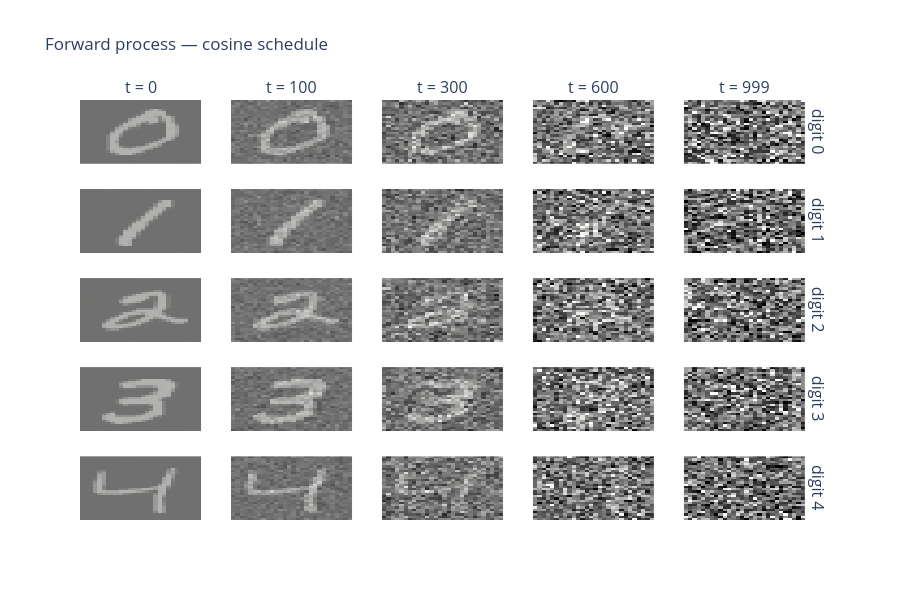

The notebook cell this image was saved under:
### Markdown cell above
---
## 4 — Visualising the forward process

### Code cell
timesteps = [0, 100, 300, 600, 999]
digits = list(range(5))

key = jr.PRNGKey(42)
fig = make_subplots(
    rows=len(digits),
    cols=len(timesteps),
    column_titles=[f"t = {t}" for t in timesteps],
    row_titles=[f"digit {d}" for d in digits],
)
for row, d in enumerate(digits, start=1):
    img = images[int(jnp.argmax(labels == d))]
    for col, t in enumerate(timesteps, start=1):
        key, subkey = jr.split(key)
        xt = q_sample(img, t, jr.normal(subkey, shape=img.shape), cos["alphas_bar"])
        fig.add_trace(
            go.Heatmap(
                z=np.array(xt), colorscale="gray", showscale=False, zmin=-2, zmax=2
            ),
            row=row,
            col=col,
        )
fig.update_xaxes(showticklabels=False)
fig.update_yaxes(showticklabels=False, autorange="reversed")
fig.update_layout(title="Forward process — cosine schedule", height=600)
fig.show()

### Figure 1 — Plotly figure (JSON) as saved in the notebook; plotly's stock layout.template omitted (floating-point values rounded to 4 significant figures; data arrays with more than 128 entries replaced by an {"elided": "..."} marker saying what was removed)
{"data": [{"colorscale": [[0, "rgb(0, 0, 0)"], [0.09091, "rgb(16, 16, 16)"], [0.1818, "rgb(38, 38, 38)"], [0.2727, "rgb(59, 59, 59)"], [0.3636, "rgb(81, 80, 80)"], [0.4545, "rgb(102, 101, 101)"], [0.5455, "rgb(124, 123, 122)"], [0.6364, "rgb(146, 146, 145)"], [0.7273, "rgb(171, 171, 170)"], [0.8182, "rgb(197, 197, 195)"], [0.9091, "rgb(224, 224, 223)"], [1, "rgb(254, 254, 253)"]], "showscale": false, "type": "heatmap", "xaxis": "x", "yaxis": "y", "z": {"elided": "28x28 float values"}, "zmax": 2, "zmin": -2}, {"colorscale": [[0, "rgb(0, 0, 0)"], [0.09091, "rgb(16, 16, 16)"], [0.1818, "rgb(38, 38, 38)"], [0.2727, "rgb(59, 59, 59)"], [0.3636, "rgb(81, 80, 80)"], [0.4545, "rgb(102, 101, 101)"], [0.5455, "rgb(124, 123, 122)"], [0.6364, "rgb(146, 146, 145)"], [0.7273, "rgb(171, 171, 170)"], [0.8182, "rgb(197, 197, 195)"], [0.9091, "rgb(224, 224, 223)"], [1, "rgb(254, 254, 253)"]], "showscale": false, "type": "heatmap", "xaxis": "x2", "yaxis": "y2", "z": {"elided": "28x28 float values"}, "zmax": 2, "zmin": -2}, {"colorscale": [[0, "rgb(0, 0, 0)"], [0.09091, "rgb(16, 16, 16)"], [0.1818, "rgb(38, 38, 38)"], [0.2727, "rgb(59, 59, 59)"], [0.3636, "rgb(81, 80, 80)"], [0.4545, "rgb(102, 101, 101)"], [0.5455, "rgb(124, 123, 122)"], [0.6364, "rgb(146, 146, 145)"], [0.7273, "rgb(171, 171, 170)"], [0.8182, "rgb(197, 197, 195)"], [0.9091, "rgb(224, 224, 223)"], [1, "rgb(254, 254, 253)"]], "showscale": false, "type": "heatmap", "xaxis": "x3", "yaxis": "y3", "z": {"elided": "28x28 float values"}, "zmax": 2, "zmin": -2}, {"colorscale": [[0, "rgb(0, 0, 0)"], [0.09091, "rgb(16, 16, 16)"], [0.1818, "rgb(38, 38, 38)"], [0.2727, "rgb(59, 59, 59)"], [0.3636, "rgb(81, 80, 80)"], [0.4545, "rgb(102, 101, 101)"], [0.5455, "rgb(124, 123, 122)"], [0.6364, "rgb(146, 146, 145)"], [0.7273, "rgb(171, 171, 170)"], [0.8182, "rgb(197, 197, 195)"], [0.9091, "rgb(224, 224, 223)"], [1, "rgb(254, 254, 253)"]], "showscale": false, "type": "heatmap", "xaxis": "x4", "yaxis": "y4", "z": {"elided": "28x28 float values"}, "zmax": 2, "zmin": -2}, {"colorscale": [[0, "rgb(0, 0, 0)"], [0.09091, "rgb(16, 16, 16)"], [0.1818, "rgb(38, 38, 38)"], [0.2727, "rgb(59, 59, 59)"], [0.3636, "rgb(81, 80, 80)"], [0.4545, "rgb(102, 101, 101)"], [0.5455, "rgb(124, 123, 122)"], [0.6364, "rgb(146, 146, 145)"], [0.7273, "rgb(171, 171, 170)"], [0.8182, "rgb(197, 197, 195)"], [0.9091, "rgb(224, 224, 223)"], [1, "rgb(254, 254, 253)"]], "showscale": false, "type": "heatmap", "xaxis": "x5", "yaxis": "y5", "z": {"elided": "28x28 float values"}, "zmax": 2, "zmin": -2}, {"colorscale": [[0, "rgb(0, 0, 0)"], [0.09091, "rgb(16, 16, 16)"], [0.1818, "rgb(38, 38, 38)"], [0.2727, "rgb(59, 59, 59)"], [0.3636, "rgb(81, 80, 80)"], [0.4545, "rgb(102, 101, 101)"], [0.5455, "rgb(124, 123, 122)"], [0.6364, "rgb(146, 146, 145)"], [0.7273, "rgb(171, 171, 170)"], [0.8182, "rgb(197, 197, 195)"], [0.9091, "rgb(224, 224, 223)"], [1, "rgb(254, 254, 253)"]], "showscale": false, "type": "heatmap", "xaxis": "x6", "yaxis": "y6", "z": {"elided": "28x28 float values"}, "zmax": 2, "zmin": -2}, {"colorscale": [[0, "rgb(0, 0, 0)"], [0.09091, "rgb(16, 16, 16)"], [0.1818, "rgb(38, 38, 38)"], [0.2727, "rgb(59, 59, 59)"], [0.3636, "rgb(81, 80, 80)"], [0.4545, "rgb(102, 101, 101)"], [0.5455, "rgb(124, 123, 122)"], [0.6364, "rgb(146, 146, 145)"], [0.7273, "rgb(171, 171, 170)"], [0.8182, "rgb(197, 197, 195)"], [0.9091, "rgb(224, 224, 223)"], [1, "rgb(254, 254, 253)"]], "showscale": false, "type": "heatmap", "xaxis": "x7", "yaxis": "y7", "z": {"elided": "28x28 float values"}, "zmax": 2, "zmin": -2}, {"colorscale": [[0, "rgb(0, 0, 0)"], [0.09091, "rgb(16, 16, 16)"], [0.1818, "rgb(38, 38, 38)"], [0.2727, "rgb(59, 59, 59)"], [0.3636, "rgb(81, 80, 80)"], [0.4545, "rgb(102, 101, 101)"], [0.5455, "rgb(124, 123, 122)"], [0.6364, "rgb(146, 146, 145)"], [0.7273, "rgb(171, 171, 170)"], [0.8182, "rgb(197, 197, 195)"], [0.9091, "rgb(224, 224, 223)"], [1, "rgb(254, 254, 253)"]], "showscale": false, "type": "heatmap", "xaxis": "x8", "yaxis": "y8", "z": {"elided": "28x28 float values"}, "zmax": 2, "zmin": -2}, {"colorscale": [[0, "rgb(0, 0, 0)"], [0.09091, "rgb(16, 16, 16)"], [0.1818, "rgb(38, 38, 38)"], [0.2727, "rgb(59, 59, 59)"], [0.3636, "rgb(81, 80, 80)"], [0.4545, "rgb(102, 101, 101)"], [0.5455, "rgb(124, 123, 122)"], [0.6364, "rgb(146, 146, 145)"], [0.7273, "rgb(171, 171, 170)"], [0.8182, "rgb(197, 197, 195)"], [0.9091, "rgb(224, 224, 223)"], [1, "rgb(254, 254, 253)"]], "showscale": false, "type": "heatmap", "xaxis": "x9", "yaxis": "y9", "z": {"elided": "28x28 float values"}, "zmax": 2, "zmin": -2}, {"colorscale": [[0, "rgb(0, 0, 0)"], [0.09091, "rgb(16, 16, 16)"], [0.1818, "rgb(38, 38, 38)"], [0.2727, "rgb(59, 59, 59)"], [0.3636, "rgb(81, 80, 80)"], [0.4545, "rgb(102, 101, 101)"], [0.5455, "rgb(124, 123, 122)"], [0.6364, "rgb(146, 146, 145)"], [0.7273, "rgb(171, 171, 170)"], [0.8182, "rgb(197, 197, 195)"], [0.9091, "rgb(224, 224, 223)"], [1, "rgb(254, 254, 253)"]], "showscale": false, "type": "heatmap", "xaxis": "x10", "yaxis": "y10", "z": {"elided": "28x28 float values"}, "zmax": 2, "zmin": -2}, {"colorscale": [[0, "rgb(0, 0, 0)"], [0.09091, "rgb(16, 16, 16)"], [0.1818, "rgb(38, 38, 38)"], [0.2727, "rgb(59, 59, 59)"], [0.3636, "rgb(81, 80, 80)"], [0.4545, "rgb(102, 101, 101)"], [0.5455, "rgb(124, 123, 122)"], [0.6364, "rgb(146, 146, 145)"], [0.7273, "rgb(171, 171, 170)"], [0.8182, "rgb(197, 197, 195)"], [0.9091, "rgb(224, 224, 223)"], [1, "rgb(254, 254, 253)"]], "showscale": false, "type": "heatmap", "xaxis": "x11", "yaxis": "y11", "z": {"elided": "28x28 float values"}, "zmax": 2, "zmin": -2}, {"colorscale": [[0, "rgb(0, 0, 0)"], [0.09091, "rgb(16, 16, 16)"], [0.1818, "rgb(38, 38, 38)"], [0.2727, "rgb(59, 59, 59)"], [0.3636, "rgb(81, 80, 80)"], [0.4545, "rgb(102, 101, 101)"], [0.5455, "rgb(124, 123, 122)"], [0.6364, "rgb(146, 146, 145)"], [0.7273, "rgb(171, 171, 170)"], [0.8182, "rgb(197, 197, 195)"], [0.9091, "rgb(224, 224, 223)"], [1, "rgb(254, 254, 253)"]], "showscale": false, "type": "heatmap", "xaxis": "x12", "yaxis": "y12", "z": {"elided": "28x28 float values"}, "zmax": 2, "zmin": -2}, {"colorscale": [[0, "rgb(0, 0, 0)"], [0.09091, "rgb(16, 16, 16)"], [0.1818, "rgb(38, 38, 38)"], [0.2727, "rgb(59, 59, 59)"], [0.3636, "rgb(81, 80, 80)"], [0.4545, "rgb(102, 101, 101)"], [0.5455, "rgb(124, 123, 122)"], [0.6364, "rgb(146, 146, 145)"], [0.7273, "rgb(171, 171, 170)"], [0.8182, "rgb(197, 197, 195)"], [0.9091, "rgb(224, 224, 223)"], [1, "rgb(254, 254, 253)"]], "showscale": false, "type": "heatmap", "xaxis": "x13", "yaxis": "y13", "z": {"elided": "28x28 float values"}, "zmax": 2, "zmin": -2}, {"colorscale": [[0, "rgb(0, 0, 0)"], [0.09091, "rgb(16, 16, 16)"], [0.1818, "rgb(38, 38, 38)"], [0.2727, "rgb(59, 59, 59)"], [0.3636, "rgb(81, 80, 80)"], [0.4545, "rgb(102, 101, 101)"], [0.5455, "rgb(124, 123, 122)"], [0.6364, "rgb(146, 146, 145)"], [0.7273, "rgb(171, 171, 170)"], [0.8182, "rgb(197, 197, 195)"], [0.9091, "rgb(224, 224, 223)"], [1, "rgb(254, 254, 253)"]], "showscale": false, "type": "heatmap", "xaxis": "x14", "yaxis": "y14", "z": {"elided": "28x28 float values"}, "zmax": 2, "zmin": -2}, {"colorscale": [[0, "rgb(0, 0, 0)"], [0.09091, "rgb(16, 16, 16)"], [0.1818, "rgb(38, 38, 38)"], [0.2727, "rgb(59, 59, 59)"], [0.3636, "rgb(81, 80, 80)"], [0.4545, "rgb(102, 101, 101)"], [0.5455, "rgb(124, 123, 122)"], [0.6364, "rgb(146, 146, 145)"], [0.7273, "rgb(171, 171, 170)"], [0.8182, "rgb(197, 197, 195)"], [0.9091, "rgb(224, 224, 223)"], [1, "rgb(254, 254, 253)"]], "showscale": false, "type": "heatmap", "xaxis": "x15", "yaxis": "y15", "z": {"elided": "28x28 float values"}, "zmax": 2, "zmin": -2}, {"colorscale": [[0, "rgb(0, 0, 0)"], [0.09091, "rgb(16, 16, 16)"], [0.1818, "rgb(38, 38, 38)"], [0.2727, "rgb(59, 59, 59)"], [0.3636, "rgb(81, 80, 80)"], [0.4545, "rgb(102, 101, 101)"], [0.5455, "rgb(124, 123, 122)"], [0.6364, "rgb(146, 146, 145)"], [0.7273, "rgb(171, 171, 170)"], [0.8182, "rgb(197, 197, 195)"], [0.9091, "rgb(224, 224, 223)"], [1, "rgb(254, 254, 253)"]], "showscale": false, "type": "heatmap", "xaxis": "x16", "yaxis": "y16", "z": {"elided": "28x28 float values"}, "zmax": 2, "zmin": -2}, {"colorscale": [[0, "rgb(0, 0, 0)"], [0.09091, "rgb(16, 16, 16)"], [0.1818, "rgb(38, 38, 38)"], [0.2727, "rgb(59, 59, 59)"], [0.3636, "rgb(81, 80, 80)"], [0.4545, "rgb(102, 101, 101)"], [0.5455, "rgb(124, 123, 122)"], [0.6364, "rgb(146, 146, 145)"], [0.7273, "rgb(171, 171, 170)"], [0.8182, "rgb(197, 197, 195)"], [0.9091, "rgb(224, 224, 223)"], [1, "rgb(254, 254, 253)"]], "showscale": false, "type": "heatmap", "xaxis": "x17", "yaxis": "y17", "z": {"elided": "28x28 float values"}, "zmax": 2, "zmin": -2}, {"colorscale": [[0, "rgb(0, 0, 0)"], [0.09091, "rgb(16, 16, 16)"], [0.1818, "rgb(38, 38, 38)"], [0.2727, "rgb(59, 59, 59)"], [0.3636, "rgb(81, 80, 80)"], [0.4545, "rgb(102, 101, 101)"], [0.5455, "rgb(124, 123, 122)"], [0.6364, "rgb(146, 146, 145)"], [0.7273, "rgb(171, 171, 170)"], [0.8182, "rgb(197, 197, 195)"], [0.9091, "rgb(224, 224, 223)"], [1, "rgb(254, 254, 253)"]], "showscale": false, "type": "heatmap", "xaxis": "x18", "yaxis": "y18", "z": {"elided": "28x28 float values"}, "zmax": 2, "zmin": -2}, {"colorscale": [[0, "rgb(0, 0, 0)"], [0.09091, "rgb(16, 16, 16)"], [0.1818, "rgb(38, 38, 38)"], [0.2727, "rgb(59, 59, 59)"], [0.3636, "rgb(81, 80, 80)"], [0.4545, "rgb(102, 101, 101)"], [0.5455, "rgb(124, 123, 122)"], [0.6364, "rgb(146, 146, 145)"], [0.7273, "rgb(171, 171, 170)"], [0.8182, "rgb(197, 197, 195)"], [0.9091, "rgb(224, 224, 223)"], [1, "rgb(254, 254, 253)"]], "showscale": false, "type": "heatmap", "xaxis": "x19", "yaxis": "y19", "z": {"elided": "28x28 float values"}, "zmax": 2, "zmin": -2}, {"colorscale": [[0, "rgb(0, 0, 0)"], [0.09091, "rgb(16, 16, 16)"], [0.1818, "rgb(38, 38, 38)"], [0.2727, "rgb(59, 59, 59)"], [0.3636, "rgb(81, 80, 80)"], [0.4545, "rgb(102, 101, 101)"], [0.5455, "rgb(124, 123, 122)"], [0.6364, "rgb(146, 146, 145)"], [0.7273, "rgb(171, 171, 170)"], [0.8182, "rgb(197, 197, 195)"], [0.9091, "rgb(224, 224, 223)"], [1, "rgb(254, 254, 253)"]], "showscale": false, "type": "heatmap", "xaxis": "x20", "yaxis": "y20", "z": {"elided": "28x28 float values"}, "zmax": 2, "zmin": -2}, {"colorscale": [[0, "rgb(0, 0, 0)"], [0.09091, "rgb(16, 16, 16)"], [0.1818, "rgb(38, 38, 38)"], [0.2727, "rgb(59, 59, 59)"], [0.3636, "rgb(81, 80, 80)"], [0.4545, "rgb(102, 101, 101)"], [0.5455, "rgb(124, 123, 122)"], [0.6364, "rgb(146, 146, 145)"], [0.7273, "rgb(171, 171, 170)"], [0.8182, "rgb(197, 197, 195)"], [0.9091, "rgb(224, 224, 223)"], [1, "rgb(254, 254, 253)"]], "showscale": false, "type": "heatmap", "xaxis": "x21", "yaxis": "y21", "z": {"elided": "28x28 float values"}, "zmax": 2, "zmin": -2}, {"colorscale": [[0, "rgb(0, 0, 0)"], [0.09091, "rgb(16, 16, 16)"], [0.1818, "rgb(38, 38, 38)"], [0.2727, "rgb(59, 59, 59)"], [0.3636, "rgb(81, 80, 80)"], [0.4545, "rgb(102, 101, 101)"], [0.5455, "rgb(124, 123, 122)"], [0.6364, "rgb(146, 146, 145)"], [0.7273, "rgb(171, 171, 170)"], [0.8182, "rgb(197, 197, 195)"], [0.9091, "rgb(224, 224, 223)"], [1, "rgb(254, 254, 253)"]], "showscale": false, "type": "heatmap", "xaxis": "x22", "yaxis": "y22", "z": {"elided": "28x28 float values"}, "zmax": 2, "zmin": -2}, {"colorscale": [[0, "rgb(0, 0, 0)"], [0.09091, "rgb(16, 16, 16)"], [0.1818, "rgb(38, 38, 38)"], [0.2727, "rgb(59, 59, 59)"], [0.3636, "rgb(81, 80, 80)"], [0.4545, "rgb(102, 101, 101)"], [0.5455, "rgb(124, 123, 122)"], [0.6364, "rgb(146, 146, 145)"], [0.7273, "rgb(171, 171, 170)"], [0.8182, "rgb(197, 197, 195)"], [0.9091, "rgb(224, 224, 223)"], [1, "rgb(254, 254, 253)"]], "showscale": false, "type": "heatmap", "xaxis": "x23", "yaxis": "y23", "z": {"elided": "28x28 float values"}, "zmax": 2, "zmin": -2}, {"colorscale": [[0, "rgb(0, 0, 0)"], [0.09091, "rgb(16, 16, 16)"], [0.1818, "rgb(38, 38, 38)"], [0.2727, "rgb(59, 59, 59)"], [0.3636, "rgb(81, 80, 80)"], [0.4545, "rgb(102, 101, 101)"], [0.5455, "rgb(124, 123, 122)"], [0.6364, "rgb(146, 146, 145)"], [0.7273, "rgb(171, 171, 170)"], [0.8182, "rgb(197, 197, 195)"], [0.9091, "rgb(224, 224, 223)"], [1, "rgb(254, 254, 253)"]], "showscale": false, "type": "heatmap", "xaxis": "x24", "yaxis": "y24", "z": {"elided": "28x28 float values"}, "zmax": 2, "zmin": -2}, {"colorscale": [[0, "rgb(0, 0, 0)"], [0.09091, "rgb(16, 16, 16)"], [0.1818, "rgb(38, 38, 38)"], [0.2727, "rgb(59, 59, 59)"], [0.3636, "rgb(81, 80, 80)"], [0.4545, "rgb(102, 101, 101)"], [0.5455, "rgb(124, 123, 122)"], [0.6364, "rgb(146, 146, 145)"], [0.7273, "rgb(171, 171, 170)"], [0.8182, "rgb(197, 197, 195)"], [0.9091, "rgb(224, 224, 223)"], [1, "rgb(254, 254, 253)"]], "showscale": false, "type": "heatmap", "xaxis": "x25", "yaxis": "y25", "z": {"elided": "28x28 float values"}, "zmax": 2, "zmin": -2}], "layout": {"annotations": [{"font": {"size": 16}, "showarrow": false, "text": "t = 0", "x": 0.082, "xanchor": "center", "xref": "paper", "y": 1, "yanchor": "bottom", "yref": "paper"}, {"font": {"size": 16}, "showarrow": false, "text": "t = 100", "x": 0.286, "xanchor": "center", "xref": "paper", "y": 1, "yanchor": "bottom", "yref": "paper"}, {"font": {"size": 16}, "showarrow": false, "text": "t = 300", "x": 0.49, "xanchor": "center", "xref": "paper", "y": 1, "yanchor": "bottom", "yref": "paper"}, {"font": {"size": 16}, "showarrow": false, "text": "t = 600", "x": 0.694, "xanchor": "center", "xref": "paper", "y": 1, "yanchor": "bottom", "yref": "paper"}, {"font": {"size": 16}, "showarrow": false, "text": "t = 999", "x": 0.898, "xanchor": "center", "xref": "paper", "y": 1, "yanchor": "bottom", "yref": "paper"}, {"font": {"size": 16}, "showarrow": false, "text": "digit 0", "textangle": 90, "x": 0.98, "xanchor": "left", "xref": "paper", "y": 0.924, "yanchor": "middle", "yref": "paper"}, {"font": {"size": 16}, "showarrow": false, "text": "digit 1", "textangle": 90, "x": 0.98, "xanchor": "left", "xref": "paper", "y": 0.712, "yanchor": "middle", "yref": "paper"}, {"font": {"size": 16}, "showarrow": false, "text": "digit 2", "textangle": 90, "x": 0.98, "xanchor": "left", "xref": "paper", "y": 0.5, "yanchor": "middle", "yref": "paper"}, {"font": {"size": 16}, "showarrow": false, "text": "digit 3", "textangle": 90, "x": 0.98, "xanchor": "left", "xref": "paper", "y": 0.288, "yanchor": "middle", "yref": "paper"}, {"font": {"size": 16}, "showarrow": false, "text": "digit 4", "textangle": 90, "x": 0.98, "xanchor": "left", "xref": "paper", "y": 0.076, "yanchor": "middle", "yref": "paper"}], "height": 600, "title": {"text": "Forward process — cosine schedule"}, "xaxis": {"anchor": "y", "domain": [0, 0.164], "showticklabels": false}, "xaxis10": {"anchor": "y10", "domain": [0.816, 0.98], "showticklabels": false}, "xaxis11": {"anchor": "y11", "domain": [0, 0.164], "showticklabels": false}, "xaxis12": {"anchor": "y12", "domain": [0.204, 0.368], "showticklabels": false}, "xaxis13": {"anchor": "y13", "domain": [0.408, 0.572], "showticklabels": false}, "xaxis14": {"anchor": "y14", "domain": [0.612, 0.776], "showticklabels": false}, "xaxis15": {"anchor": "y15", "domain": [0.816, 0.98], "showticklabels": false}, "xaxis16": {"anchor": "y16", "domain": [0, 0.164], "showticklabels": false}, "xaxis17": {"anchor": "y17", "domain": [0.204, 0.368], "showticklabels": false}, "xaxis18": {"anchor": "y18", "domain": [0.408, 0.572], "showticklabels": false}, "xaxis19": {"anchor": "y19", "domain": [0.612, 0.776], "showticklabels": false}, "xaxis2": {"anchor": "y2", "domain": [0.204, 0.368], "showticklabels": false}, "xaxis20": {"anchor": "y20", "domain": [0.816, 0.98], "showticklabels": false}, "xaxis21": {"anchor": "y21", "domain": [0, 0.164], "showticklabels": false}, "xaxis22": {"anchor": "y22", "domain": [0.204, 0.368], "showticklabels": false}, "xaxis23": {"anchor": "y23", "domain": [0.408, 0.572], "showticklabels": false}, "xaxis24": {"anchor": "y24", "domain": [0.612, 0.776], "showticklabels": false}, "xaxis25": {"anchor": "y25", "domain": [0.816, 0.98], "showticklabels": false}, "xaxis3": {"anchor": "y3", "domain": [0.408, 0.572], "showticklabels": false}, "xaxis4": {"anchor": "y4", "domain": [0.612, 0.776], "showticklabels": false}, "xaxis5": {"anchor": "y5", "domain": [0.816, 0.98], "showticklabels": false}, "xaxis6": {"anchor": "y6", "domain": [0, 0.164], "showticklabels": false}, "xaxis7": {"anchor": "y7", "domain": [0.204, 0.368], "showticklabels": false}, "xaxis8": {"anchor": "y8", "domain": [0.408, 0.572], "showticklabels": false}, "xaxis9": {"anchor": "y9", "domain": [0.612, 0.776], "showticklabels": false}, "yaxis": {"anchor": "x", "autorange": "reversed", "domain": [0.848, 1], "showticklabels": false}, "yaxis10": {"anchor": "x10", "autorange": "reversed", "domain": [0.636, 0.788], "showticklabels": false}, "yaxis11": {"anchor": "x11", "autorange": "reversed", "domain": [0.424, 0.576], "showticklabels": false}, "yaxis12": {"anchor": "x12", "autorange": "reversed", "domain": [0.424, 0.576], "showticklabels": false}, "yaxis13": {"anchor": "x13", "autorange": "reversed", "domain": [0.424, 0.576], "showticklabels": false}, "yaxis14": {"anchor": "x14", "autorange": "reversed", "domain": [0.424, 0.576], "showticklabels": false}, "yaxis15": {"anchor": "x15", "autorange": "reversed", "domain": [0.424, 0.576], "showticklabels": false}, "yaxis16": {"anchor": "x16", "autorange": "reversed", "domain": [0.212, 0.364], "showticklabels": false}, "yaxis17": {"anchor": "x17", "autorange": "reversed", "domain": [0.212, 0.364], "showticklabels": false}, "yaxis18": {"anchor": "x18", "autorange": "reversed", "domain": [0.212, 0.364], "showticklabels": false}, "yaxis19": {"anchor": "x19", "autorange": "reversed", "domain": [0.212, 0.364], "showticklabels": false}, "yaxis2": {"anchor": "x2", "autorange": "reversed", "domain": [0.848, 1], "showticklabels": false}, "yaxis20": {"anchor": "x20", "autorange": "reversed", "domain": [0.212, 0.364], "showticklabels": false}, "yaxis21": {"anchor": "x21", "autorange": "reversed", "domain": [0, 0.152], "showticklabels": false}, "yaxis22": {"anchor": "x22", "autorange": "reversed", "domain": [0, 0.152], "showticklabels": false}, "yaxis23": {"anchor": "x23", "autorange": "reversed", "domain": [0, 0.152], "showticklabels": false}, "yaxis24": {"anchor": "x24", "autorange": "reversed", "domain": [0, 0.152], "showticklabels": false}, "yaxis25": {"anchor": "x25", "autorange": "reversed", "domain": [0, 0.152], "showticklabels": false}, "yaxis3": {"anchor": "x3", "autorange": "reversed", "domain": [0.848, 1], "showticklabels": false}, "yaxis4": {"anchor": "x4", "autorange": "reversed", "domain": [0.848, 1], "showticklabels": false}, "yaxis5": {"anchor": "x5", "autorange": "reversed", "domain": [0.848, 1], "showticklabels": false}, "yaxis6": {"anchor": "x6", "autorange": "reversed", "domain": [0.636, 0.788], "showticklabels": false}, "yaxis7": {"anchor": "x7", "autorange": "reversed", "domain": [0.636, 0.788], "showticklabels": false}, "yaxis8": {"anchor": "x8", "autorange": "reversed", "domain": [0.636, 0.788], "showticklabels": false}, "yaxis9": {"anchor": "x9", "autorange": "reversed", "domain": [0.636, 0.788], "showticklabels": false}}}
